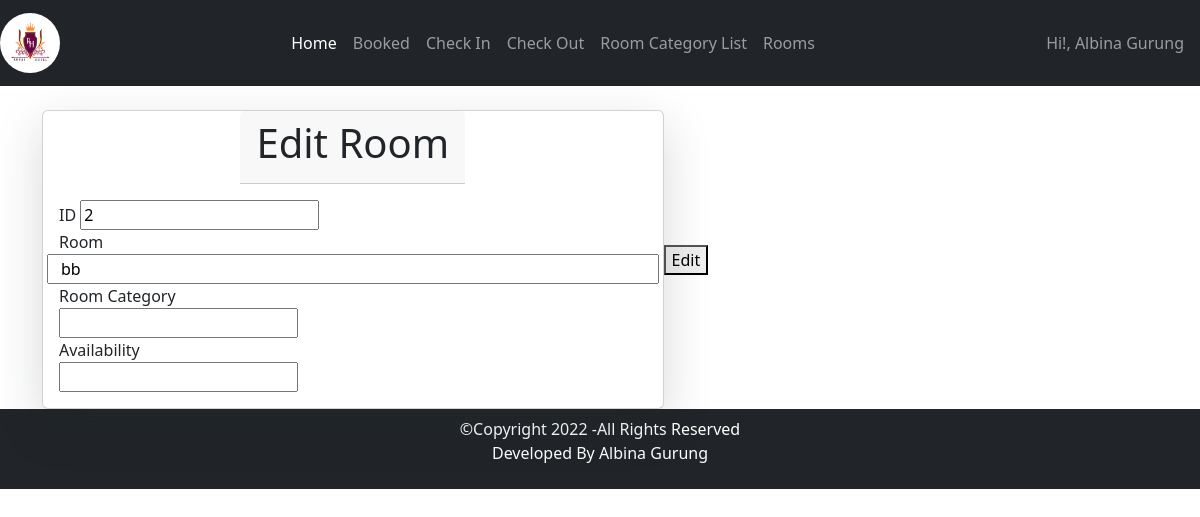
The page /Administrator/AdminDashboard/RoomsEdit.php?id=2 (signed in) on the database as committed earlier.
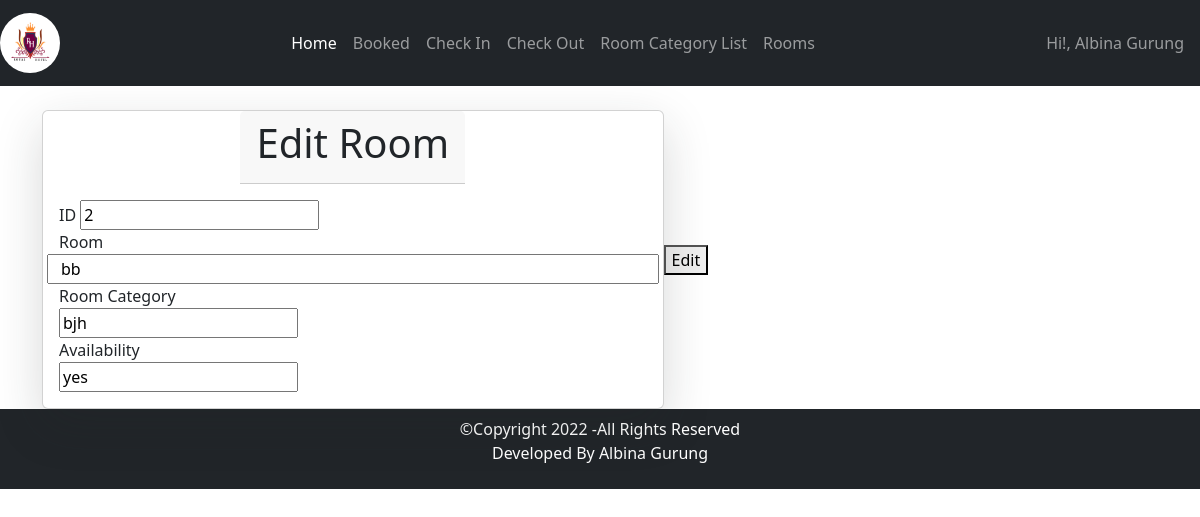
The same page on the database as committed later.
### tables this page shows
CREATE TABLE `rooms` (
  `ID` int(10) NOT NULL,
  `Room` varchar(30) NOT NULL,
  `Category` varchar(30) NOT NULL,
  `Availability` varchar(30) NOT NULL
);

### Administrator/AdminDashboard/RoomsEdit.php (the view, shortened to what this page needs)
<?php
require_once("../include/Header.php");
require_once("../include/Navigation.php");
require_once("../../connect.php");
function getRoomById($id)
{
    global $connection;
$fetchRoom = mysqli_query($connection,"SELECT *FROM `rooms` where ID=$id;");
$room = mysqli_fetch_assoc($fetchRoom);
return $room;
}
$roomId=$_GET['id'];
$room=getRoomById($roomId);
?>
<form action="" method="post">
    <div class="container mt-4" style="width: 100vw; display: flex; align-items: center;">
        <div class="card shadow-lg" style="display: flex; align-items: center;">
            <div class="card-header">
                <h1 class="card-title">Edit Room
                </h1>
            </div>
            <div class="card-body">
                <div class="row">
                <div class="col-md-6 mb-3>
                <div class="col-md-6 mb-3>
                <label for="id">ID</label>
                <input type="text" name="id" value="<?=$room['ID']?>">
                </div>
                <label for="room">Room</label>
                <input type="text" name="room" value="<?=$room['Room']?>">
                </div>
                <div class="col-md-6 mb-3>
                <label for="category">Room Category</label>
                <input type="text" name="category" value="<?=$room['Category']?>">
                </div>
                <div class="col-md-6 mb-3>
                <label for="availability">Availability</label>
                <input type="text" name="availability" value="<?=$room['Availability']?>">
                </div>
            </div>
            </div>
            <div class="card-footer">
                <button type="submit" name="edit">Edit</button>
            </div>
        </div>
</form>
<?php
require_once("../include/Footer.php");
?>

Rows that differ between the two databases and show on the page:
changed rooms "bb": category (not shown) → "bjh"; availability (not shown) → "yes"
